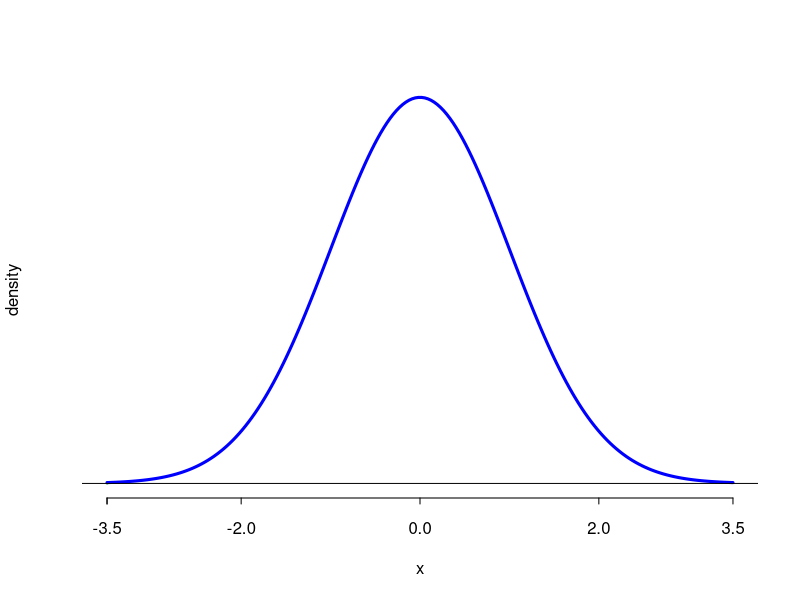
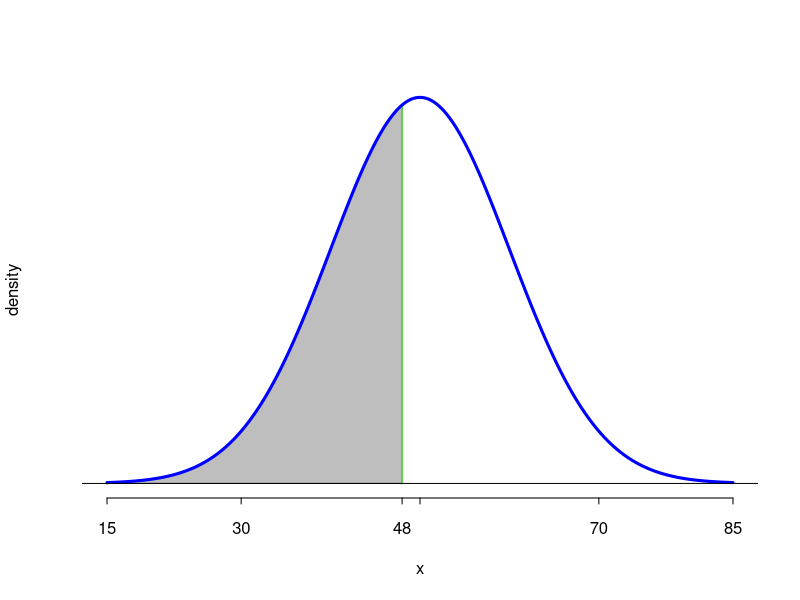
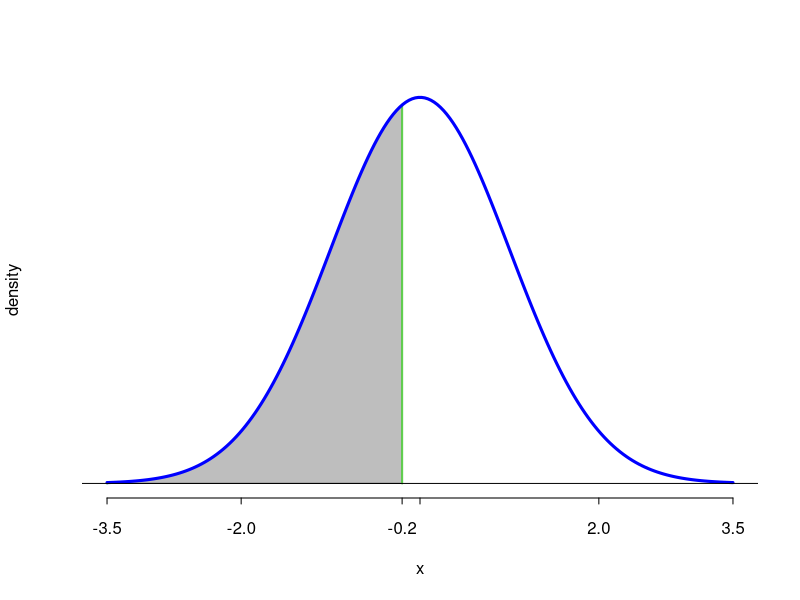
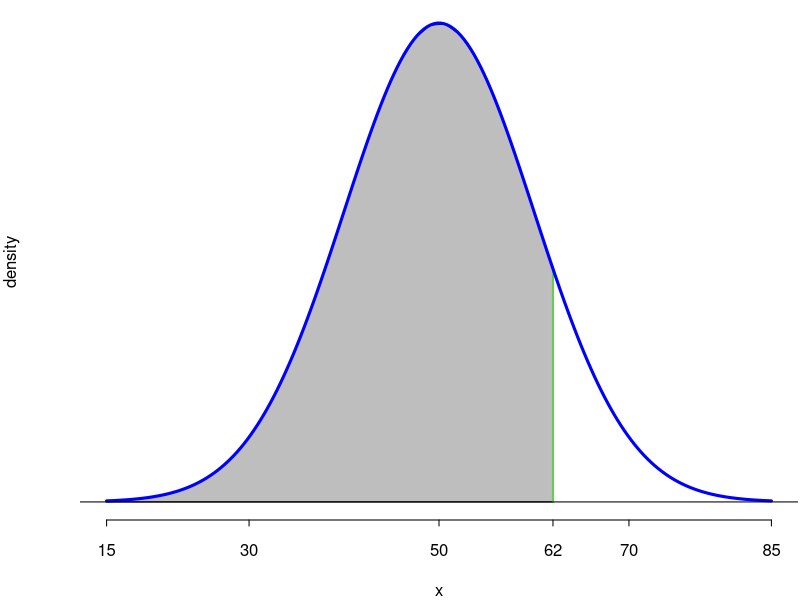
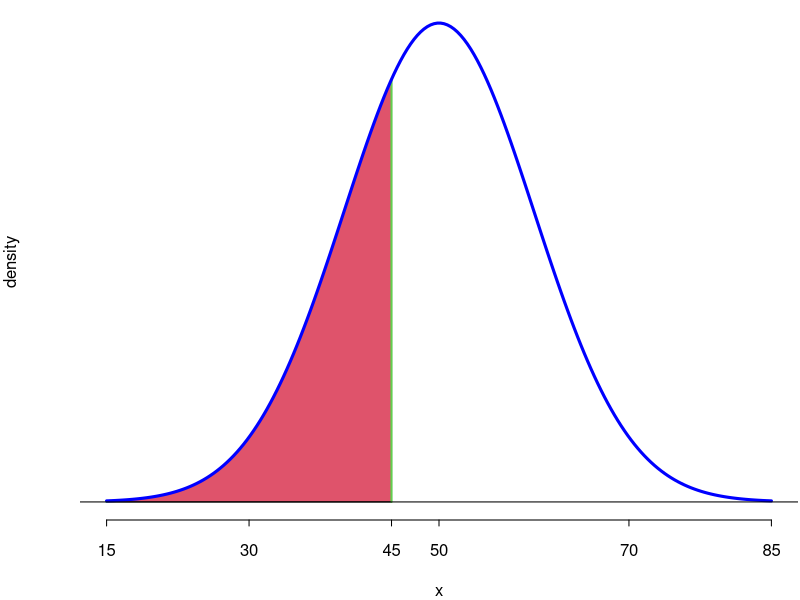
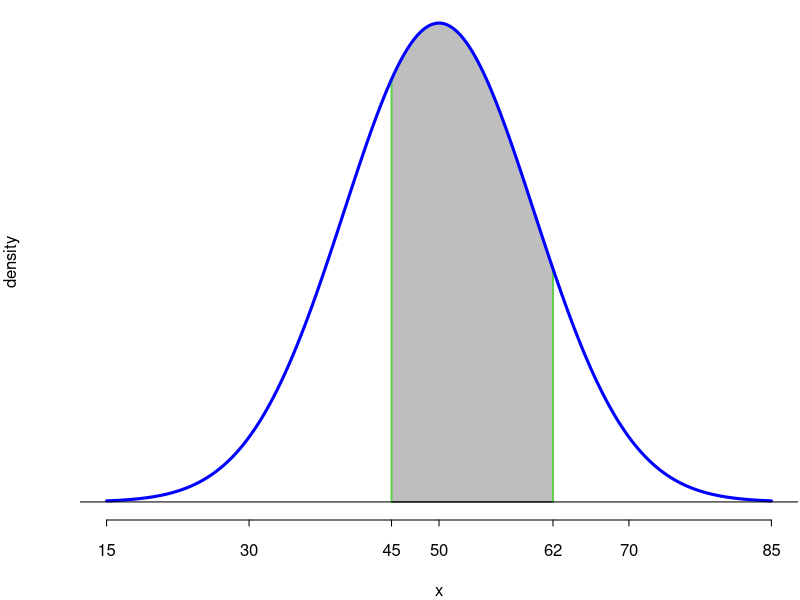
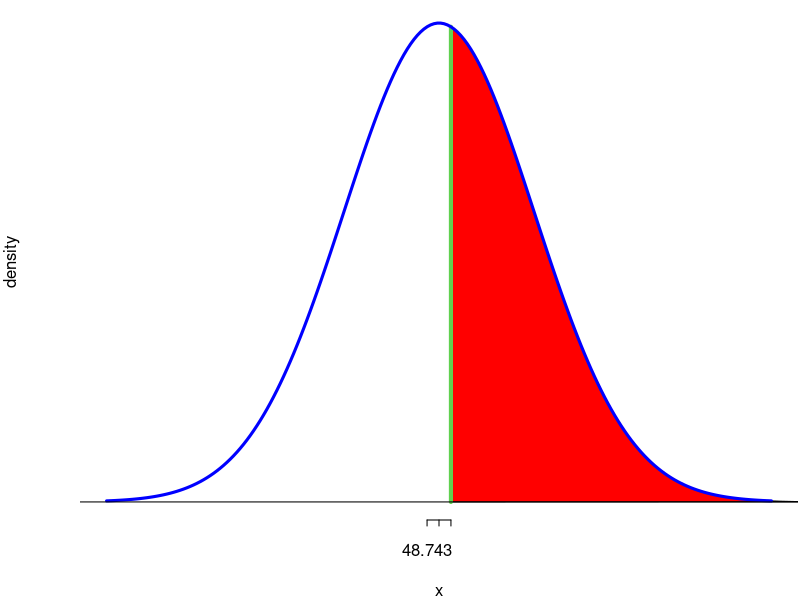
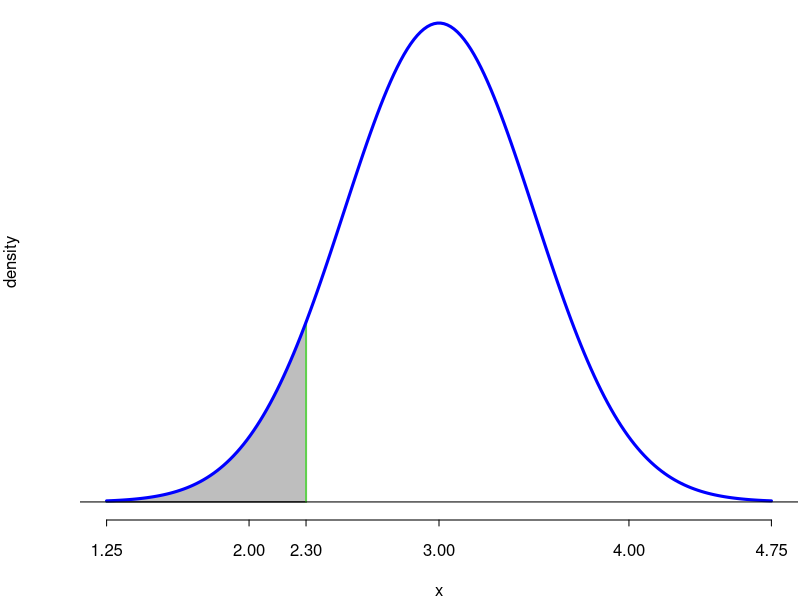

Source code (R) for these figures, in order:
## ---- chunk 1
knitr::opts_chunk$set(echo = TRUE)

## ---- chunk 2
graf.nor.s <- function(z, color = "grey", para = c(0, 1)){
  mu <- para[1]; sig = para[2]
  if(length(z) == 1){
    x1 = mu  - 3.5 * sig ; x2 = z
  }
  else{
    x1 <- z[1]; x2 <- z[2] 
  }
  
  
  x <- seq(mu - 3.5 * sig, mu + 3.5 * sig, length = 200)
  densidad <- dnorm(x, mu, sig)
  plot(x, densidad , type ='l', col = 'blue', lwd = 1, ylab = "density", ylim = c(min(densidad), max(densidad)), axes = FALSE)
  polygon(c(x1, seq(x1, x2, length = 30), x2), c(0, dnorm(seq(x1, x2, length = 30), mu, sig),0), 
          col = color)
  lines(c(x1,x1), c(0, dnorm(x1, mu, sig)), col = 3, lwd =2)
  lines(c(x2,x2), c(0, dnorm(x2, mu, sig)), col = 3, lwd =2)
  lin_axis <- mu + sig * c(-3.5, -2, 0, 2, 3.5)
  axis(side = 1, c(z, lin_axis), tcl= -0.3)
  lines(x, densidad, col= "blue", lwd = 3)
  abline(h = 0)
}
## ---- chunk 3
graf.dosc <- function(p = 0.05 , para = c(0, 1), color = "red", cola = "dos"){
  
  if (cola == "dos"){
    p <- p / 2
  } 
  q <- 1 - p
  
  mu <- para[1]; sig = para[2]
  xi <- qnorm(p, mu, sig) 
  xd <- qnorm(q, mu, sig)
  x1 <- mu - 4 * sig; x2 <- mu + 4 * sig
  
  
  x <- seq(mu - 3.5 * sig, mu + 3.5 * sig, length = 200)
  densidad <- dnorm(x, mu, sig)
  plot(x, densidad , type ='l', col = 'blue', lwd = 1, ylab = "density", ylim =   c(min(densidad), max(densidad)), axes = FALSE)
  
  if(cola == "dos" | cola == "izq"){
    polygon(c(x1, seq(x1, xi, length = 30), xi), 
            c(0, dnorm(seq(x1, xi, length = 30), mu, sig),0), col = color)
    lines(c(xi,xi), c(0, dnorm(xi, mu, sig)), col = 3, lwd =4)
    
  }
  if(cola == "dos" | cola == "der"){
    polygon(c(xd, seq(xd, x2, length = 30), xd),
            c(0, dnorm(seq(xd, x2, length = 30), mu, sig),0), col = color)
    lines(c(xd,xd), c(0, dnorm(xd, mu, sig)), col = 3, lwd =4)
    
  }
  axis(side = 1, round(c(xi, mu, xd), 3),  tcl= -0.3)
  
  lines(x, densidad, col= "blue", lwd = 3)
  abline(h = 0)
  
}
## ---- chunk 4
graf.nor.s(-3.5, color = "green")

## ---- chunk 5
graf.nor.s(48, para = c(50,10))
graf.nor.s(-0.2)
## ---- chunk 6
par(mar = c(4, 4, .2, .1))
graf.nor.s(62, para = c(50, 10))
graf.nor.s(45, para = c(50,10), color = 2)
graf.nor.s(c(45, 62), para = c(50, 10))
## ---- chunk 7
graf.dosc(0.45, par = c(50,10), cola = "der")
## ---- chunk 8
graf.nor.s(2.3, para = c(3, 0.5))
## ---- chunk 9
graf.nor.s(c(3.5,6), para = c(3, 0.5))
## ---- chunk 10
graf.dosc(0.05, para = c(3,0.5), cola ="izq")
## ---- chunk 11
graf.nor.s(c(2.5,6), para = c(3,0.5))
## ---- chunk 12
par(mar = c(4, 4, .2, .1))
graf.dosc(0.25, para = c(3, 0.5), cola = "izq")
graf.dosc(0.5, para = c(3, 0.5), cola = "izq")
graf.dosc(0.75, para = c(3, 0.5), cola = "izq")
## ---- chunk 13
par(mar = c(4, 4, .2, .1))
graf.dosc(0.04550026, para = c(3, 0.005))

